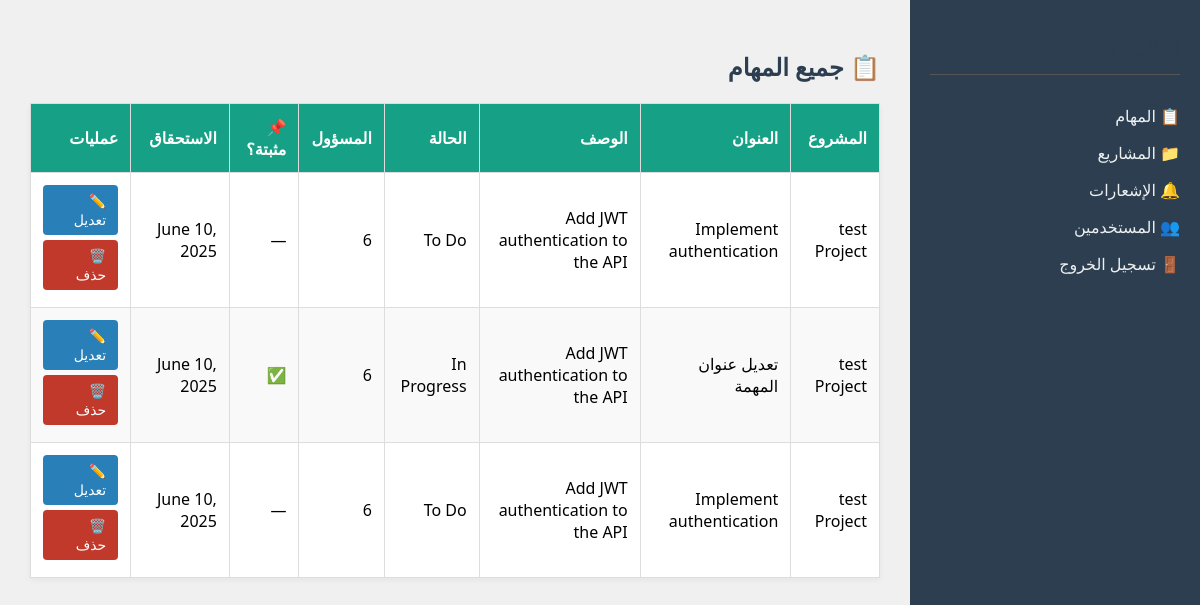
/tasks/all/, run on an earlier commit of the app's database.
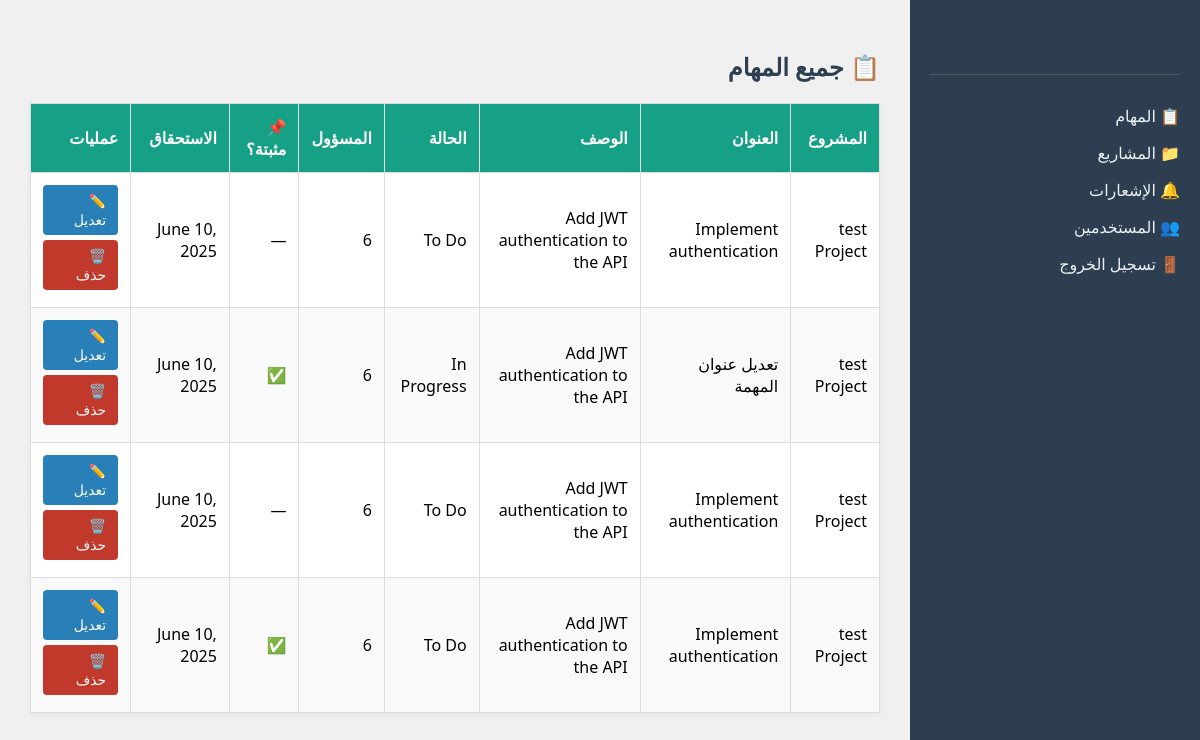
And on a later commit of the database.
### task/models.py (models this page shows, shortened)
class Task(models.Model):
    STATUS_CHOICES = (
        ('todo', 'To Do'),
        ('in_progress', 'In Progress'),
        ('done', 'Done'),
    )
    title = models.CharField(max_length=255)
    description = models.TextField(blank=True)
    status = models.CharField(max_length=20, choices=STATUS_CHOICES, default='todo')
    due_date = models.DateField()
    project = models.ForeignKey(Project, on_delete=models.CASCADE, related_name='tasks')
    assignee = models.ForeignKey(settings.AUTH_USER_MODEL, on_delete=models.SET_NULL, null=True, blank=True, related_name='assigned_tasks')
    is_pinned = models.BooleanField(default=False)
    created_at = models.DateTimeField(auto_now_add=True)
    updated_at = models.DateTimeField(auto_now=True)

### project/models.py (models this page shows, shortened)
class Project(models.Model):
    name = models.CharField(max_length=255)
    description = models.TextField(blank=True)
    created_at = models.DateTimeField(auto_now_add=True)

### accounts/models.py (models this page shows, shortened)
class CustomUser(AbstractUser):
    email = models.EmailField(unique=True)

### task/views.py (the view)
# urls.py: path('all/', AllTasksView.as_view(), name='all-tasks'),
class AllTasksView(TemplateView):
    template_name = 'task/task_list.html'
    def get_context_data(self, **kwargs):
        context = super().get_context_data(**kwargs)
        context['tasks'] = Task.objects.select_related('project', 'assignee').all()
        return context

### templates/task/task_list.html (shortened to what this page needs)
<!DOCTYPE html>
<html lang="ar">
<head>
</head>
<body>
<div class="container">
    <div class="sidebar">
        <h2>القائمة الجانبية</h2>
        <ul>
            <li><a href="/tasks/all/">📋 المهام</a></li>
            <li><a href="/projects/">📁 المشاريع</a></li>
            <li><a href="/api/notifications/html/">🔔 الإشعارات</a></li>
            <li><a href="/accounts/users/html/">👥 المستخدمين</a></li>
            <li><a href="/accounts/logout/">🚪 تسجيل الخروج</a></li>
        </ul>
    </div>
    <div class="main-content">
        <h2>📋 جميع المهام</h2>
        <table>
            <thead>
                <tr>
                    <th>المشروع</th>
                    <th>العنوان</th>
                    <th>الوصف</th>
                    <th>الحالة</th>
                    <th>المسؤول</th>
                    <th>📌 مثبتة؟</th>
                    <th>الاستحقاق</th>
                    <th>عمليات</th>
                </tr>
            </thead>
            <tbody>
                {% for task in tasks %}
                <tr>
                    <td>{{ task.project.name }}</td>
                    <td>{{ task.title }}</td>
                    <td>{{ task.description|default:"—" }}</td>
                    <td>{{ task.get_status_display }}</td>
                    <td>{{ task.assignee.username|default:"—" }}</td>
                    <td>{% if task.is_pinned %}✅{% else %}—{% endif %}</td>
                    <td>{{ task.due_date }}</td>
                    <td>
                        <a href="#" class="btn edit-task-btn"
                           data-id="{{ task.id }}"
                           data-title="{{ task.title }}"
                           data-description="{{ task.description }}"
                           data-status="{{ task.status }}"
                           data-due="{{ task.due_date }}"
                           data-assignee="{{ task.assignee.id }}"
                           data-pinned="{{ task.is_pinned }}"
                           data-project="{{ task.project.id }}">
                           ✏️ تعديل
                        </a>
                        <a href="#" class="btn btn-danger" onclick="deleteTask({{ task.id }})">🗑️ حذف</a>
                    </td>
                </tr>
                {% empty %}
                <tr><td colspan="8">لا توجد مهام.</td></tr>
                {% endfor %}
            </tbody>
        </table>
    </div>
</div>
</body>
</html>

What changed in the data, as far as the page shows it:
added Task: project.name "test Project", title "Implement authentication", description "Add JWT authentication to the API", status "To Do", assignee.username "6", due_date "June 10, 2025"
